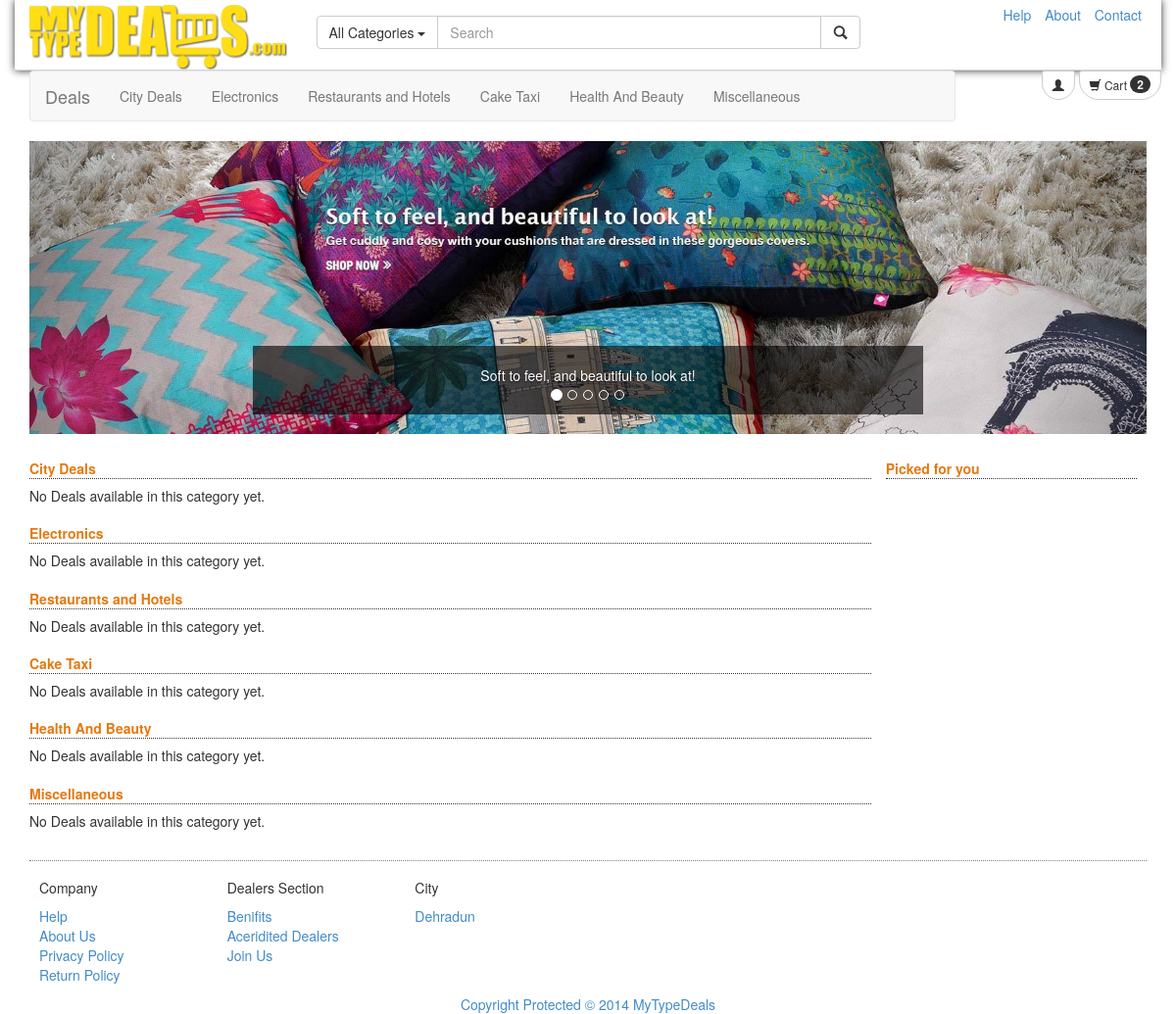
The page / on the database its author committed.
### tables this page shows
CREATE TABLE IF NOT EXISTS `categories` (
  `cid` int(10) NOT NULL AUTO_INCREMENT,
  `name` varchar(100) NOT NULL,
  `title` varchar(100) NOT NULL COMMENT 'Description about category, contains what items etc.',
  PRIMARY KEY (`cid`)
);

### index.php (the view, shortened to what this page needs)
<!doctype html>
<?php
	$conf=new configure();
	try
	{
		$dbh=new PDO("mysql:dbname=$conf->dbname;host=$conf->host","$conf->uname","$conf->pass");
	}
	catch(PDOException $e)
	{
		echo $e->getMessage();
	}
?>
<html>
<head>
	<link rel="stylesheet" href="css/mytypedeals.css">
	<link rel="stylesheet" href="bootstrap-3.1.1-dist/css/bootstrap.min.css">
</head>
<body>
	<div class="container">
		<header>
			<?php include_once('header.php'); ?>
		</header>
		<section id="main">
		<div class="row">
			<div class="col-sm-12" id="content">
				<div id="slideshow" class="carousel slide">
					<ol class="carousel-indicators">
						<li data-target="#slideshow" data-slide-to="0" class="active"></li>
						<li data-target="#slideshow" data-slide-to="1"></li>
						<li data-target="#slideshow" data-slide-to="2"></li>
						<li data-target="#slideshow" data-slide-to="3"></li>
						<li data-target="#slideshow" data-slide-to="4"></li>
					</ol>
					<div class="carousel-inner">
						<div class="item active">
							<img src="images/bigdeals/1.jpg" alt="First Slide">
							<div class="carousel-caption">Soft to feel, and beautiful to look at!</div>
						</div>
					</div>
					<a data-scroll class="carousel-control left" href="#slideshow" data-slide="prev">&lsaquo;</a>
					<a data-scroll class="carousel-control right" href="#slideshow" data-slide="next">&rsaquo;</a>
				</div>
			</div>
		</div>
			<div class="row dealscontainer" style="margin-left:-10px;">
				<div class="col-sm-9">
					<?php
						$stmt1=$dbh->prepare("SELECT * FROM categories");
						$stmt1->execute();
						$num_cats=$stmt1->rowCount();
						for($i=0;$i<$num_cats;$i++)
						{
							$cat=$stmt1->fetch();
							print <<<END
							<div class="row">
								<h4 class="componentheading" id="cat-{$cat['cid']}">{$cat['name']}</h4>
END;
								$date=date('Y/m/d');
								$stmt2=$dbh->prepare("SELECT * FROM deals, images WHERE (deals.cid=:catid AND deals.iid=images.iid) AND (instock <> 0 AND active <> 0 AND validupto > '$date')");
								$stmt2->bindParam(":catid",$cat['cid']);
								$stmt2->execute();
								$num_deals=$stmt2->rowCount();
								if($num_deals > 0)
								{
									for($j=0;$j<$num_deals;$j++)
									{
										$deal=$stmt2->fetch();
										print <<<END
										<a href="showdeal.php?did={$deal['did']}" style="text-decoration:none"><div class="col-sm-3 deal" data-toggle="popover" data-trigger="hover focus" data-delay="400" data-placement="top" data-title="<b>{$deal['title']}</b>" data-html="true" data-content="<h6>{$deal['desc']}</h6><h6>Click for more details!">
											<img class="img-thumbnail img-responsive" src="{$deal['path']}">
											<div class="caption dealtitle">{$deal['title']}</div>
											<h6 class="originalprice">Rs. {$deal['originalprice']}</h6>
											<h6 class="price">Rs. {$deal['price']}</h6>
											<h6 class="validupto">Valid upto: {$deal['validupto']}</h6>
										</div></a>
END;
									}
								}
								else
								{
									print <<<END
										<h5>No Deals available in this category yet.</h5>
END;
								}
							echo "</div> ";
						}
					?>
				</div>
				<div class="col-sm-3">
				<h4 class="componentheading">Picked for you</h4>
				</div>
			</div>
		</section>
		<section id="signup">
			<div id="signupc" class="row" style="margin-left:0px;">
			<div class="col-sm-12">
		</section>
		<section id="siteforgotpassword">
			<div id="forgotpasswordc" class="row" style="margin-left:0px;">
			<div class="col-sm-12">
		</section>
		<footer>
			<?php include_once('footer.php'); ?>
		</footer>
	</div>
</body>
</html>

### header.php (shortened to what this page needs)
<div class="row" id="topbar">
	<div class="col-sm-3">
		<a href="index.php" data-toggle="tooltip" title="MyTypeDeals.com - Find best deals in Dehradun"><img class="img-responsive" src="images/logo.png" alt="mytypedeals.com logo"></a>
	</div>
	<div class="col-sm-6">
		<form role="form" onSubmit="return false;">
			<div class="input-group" id="searchbar">
				<div class="input-group-btn">
				<button type="button" class="btn btn-default visible-lg visible-md visible-sm dropdown-toggle" data-toggle="dropdown" tabindex="-1">All Categories <span class="caret"></span></button>
				</div>
				<input type="text" id="query" class="form-control" placeholder="Search">
				<span class="input-group-btn">
					<button id="searchbtn" type="button" class="btn btn-default">
						<span class="glyphicon glyphicon-search"></span>
					</button>
				</span>
			</div>
		</form>
	</div>
	<div class="col-sm-3">
	<nav>
	<ul class="list-inline pull-right" role="menu">
				<li id="helpb"><a href="#help">Help</a></li>
				<li class="aboutb"><a href="#about">About</a></li>
				<li id="contactb" data-toggle="modal" data-target="#contactmodel"><a href="#contact">Contact</a></li>
				</ul>
	</nav>
	</div>
</div>
<div class="row">
<div class="col-md-10 col-sm-10 col-xs-7 col-lg-10">
		<nav class="navbar navbar-default" role="navigation">
			<div class="navbar-header">
				<a class="navbar-brand" href="#" data-toggle="popover" data-placement="bottom" data-title="<b>Browse Deals by Category</b>" data-trigger="click"
					data-html="true" data-content="<div class=row><?php
						$stmt1=$dbh->prepare("SELECT * FROM categories");
						$stmt1->execute();
						$num_cats=$stmt1->rowCount();
						for($i=0;$i<$num_cats;$i++)
						{
							$cat=$stmt1->fetch();
							echo "<div class=col-sm-6><h5 class='componentheading'>{$cat['name']}</h5>";
							$stmt2=$dbh->prepare("SELECT * FROM subcategories WHERE cid=:catid");
							$stmt2->bindParam(":catid",$cat['cid']);
							$stmt2->execute();
							$num_subcats=$stmt2->rowCount();
							for($j=0;$j<$num_subcats;$j++)
							{
								$subcat=$stmt2->fetch();
								print <<<END
									<a onClick=getDeals({$subcat['scid']})><h6 style='cursor:pointer;'>{$subcat['name']}</h6></a>
END;
							}
							echo "</div>";
						}
				?></div>">Deals</a>
			</div>
			<div class="collapse navbar-collapse" id="catmenu">
				<ul class="nav navbar-nav">
				<?php
					$stmt=$dbh->prepare("SELECT * FROM categories");
					$stmt->execute();
					$num_cats=$stmt->rowCount();
					$uri=explode("/",$_SERVER['REQUEST_URI']);
					$num=count($uri);
					if($uri[($num-1)] == "index.php" || $uri[($num-1)] == "")
						$prefix="";
					else
						$prefix="index.php";
					for($i=0;$i<$num_cats;$i++)
					{
						$row=$stmt->fetch();
						echo "<li><a data-scroll href={$prefix}#cat-{$row['cid']} title={$row['title']}>{$row['name']}</a></li>";
					}
				?>
				</ul>
			</div>
		</nav>
	</div>
	<div class="pull-right">
	<?php
	if(!(isset($_SESSION['login']) && $_SESSION['login']==1))
	{
		print <<<LOGINBUTTON
		<button type="button" class="btn btn-default btn-sm" data-toggle="collapse" href="#loginformdrawer" id="userbtn"><span class="glyphicon glyphicon-user"></span></button>
LOGINBUTTON;
	}
	else
	{
		print <<<LOGOUTBUTTON
		<a href="logout.php" data-toggle="tooltip" title="Sign Out" style="text-decoration:none"><button type="button" class="btn btn-default btn-sm"><span class="glyphicon glyphicon-log-out"></span></button></a>
LOGOUTBUTTON;
	}
	?>
	<button type="button" class="btn btn-default btn-sm" data-toggle="collapse" href="#detailsdrawer" id="cartbtn"><span class="glyphicon glyphicon-shopping-cart"></span> Cart <span class="badge">2</span></button>
	</div>
</div>

### css/mytypedeals.css (style rules this page uses)
#topbar { padding-top:5px; border-bottom:1px solid lightgrey; box-shadow:0px 0px 8px; }
#searchbar { margin-top:2%; margin-bottom:2%; padding-bottom:5px; }
#cartbtn, #userbtn { border-bottom-left-radius:20px; border-bottom-right-radius:20px; outline:0; }
.dealscontainer { margin-top:5px; padding:10px; margin-left:10px; }
.carousel-caption { background:rgba(0, 0, 0, 0.61); }
.componentheading { font-family: "Helvetica Neue",Helvetica,Arial,sans-serif; font-size: 14px; font-weight:bolder; line-height: 1.42857143; color: #E47911; border-bottom:1px dotted #333; }

### rows shown on the page
categories: name "City Deals"
categories: name "Electronics"
categories: name "Restaurants and Hotels"
categories: name "Cake Taxi"
categories: name "Health And Beauty"
categories: name "Miscellaneous"
